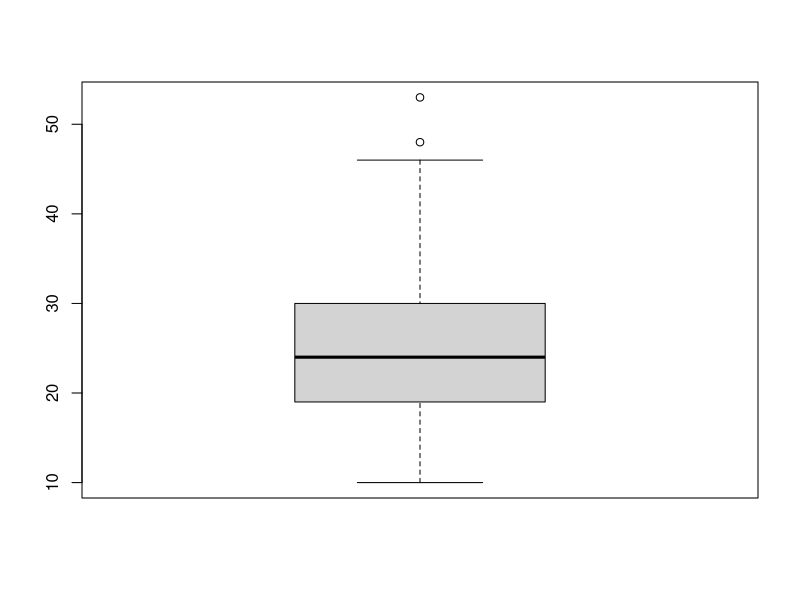
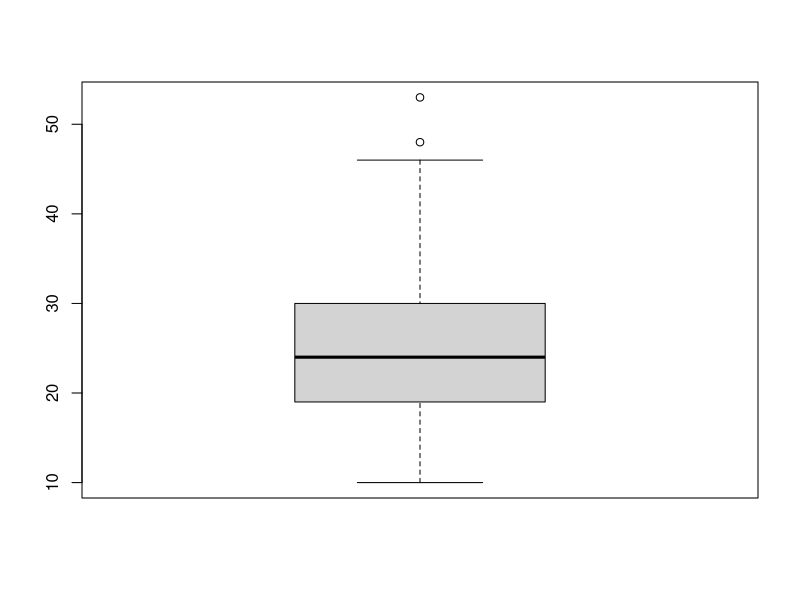
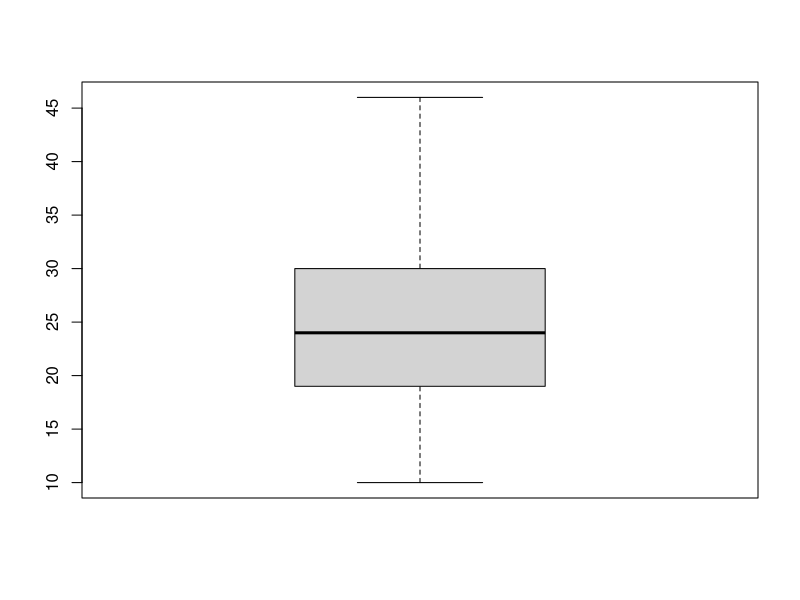

Reproduce these figures in R, in order. (Note: this script raises an error after producing the figures.)
zika_old = read.csv("linkage.csv", header = TRUE, sep = ";", fileEncoding = 'utf-8')

################################################################################
# criando data.frame com os dados do csv selecionados para utiliza??o
################################################################################

zika_new <- data.frame(
  zika_old$NU_IDADE_GESTANTE,
  zika_old$CO_RACA_COR,
  zika_old$SG_UF_RESIDENCIA,
  zika_old$CO_MUN_RESIDENCIA,
  zika_old$SEXO,
  zika_old$DTNASC,
  zika_old$DTNASC,
  zika_old$PESO,
  zika_old$NU_COMPRIMENTO,
  zika_old$NU_PERIMETRO_CEFALICO,
  zika_old$NU_DIAMETRO_CEFALICO,
  zika_old$NU_PERIMETRO_TORAXICO,
  zika_old$TP_CLASSIFICACAO_FETO_RN,
  zika_old$TP_GRAVIDEZ,
  zika_old$TP_CLASSIFICACAO_FINAL,
  zika_old$ST_PRESENCA_FEBRE,
  zika_old$ST_PRESENCA_EXANTEMA,
  zika_old$ST_PRESENCA_EXANTEMA,
  zika_old$ST_REALIZACAO_EXAME_TORSCH,
  zika_old$ST_REALIZACAO_EXAME_DCZ,
  zika_old$ST_OBITO
)

################################################################################
# renomeando as colunas do novo data.frame
################################################################################

colnames(zika_new) = c(
  "idade_mae",
  "raca_mae",
  "UF_mae",
  "mun_mae",
  "sexo_filho",
  "ano_nasc_filho",
  "mes_nasc_filho",
  "peso_filho",
  "comprimento_filho",
  "perimetro_cefalico_filho",
  "diametro_cefalico_filho",
  "perimetro_toraxico_filho",
  "classificacao_feto_gestacao",
  "tipo_gravidez_gestacao",
  "classificacao_gestacao",
  "febre_dados_clinicos",
  "exantema_dados_clinicos",
  "trimestre_exantema_dados_clinicos",
  "torsch_dados_clinicos",
  "dcz_dados_clinicos",
  "obito_dados_clinicos"
)

################################################################################
# removendo valores inv?lidos
################################################################################

zika_new[zika_new == "FORMSUS_PE_NA"] <- NA
zika_new[zika_new == 0] <- NA
zika_new[zika_new == ""] <- NA
zika_new[zika_new == "Nao Sabe"] <- NA

################################################################################
# a coluna de municipio de resid?ncia da gestante est? com o tipo "int"
# para corrigir isso, deve-se alterar o tipo dessa coluna para "factor"
################################################################################

zika_new$mun_mae <- as.factor(zika_new$mun_mae)

################################################################################
# as colunas comprimento e perimetro cefalico do filho est?o com o tipo "factor"
# para corrigir isso, deve-se substituir "," por "."
# ap?s isso, deve-se alterar o tipo dessa coluna para "numeric"
################################################################################

zika_new$comprimento_filho <- as.numeric(sub(",", ".", zika_new$comprimento_filho))
zika_new$perimetro_cefalico_filho <- as.numeric(sub(",", ".", zika_new$perimetro_cefalico_filho))
zika_new$diametro_cefalico_filho <- as.numeric(sub(",", ".", zika_new$diametro_cefalico_filho))
zika_new$perimetro_toraxico_filho <- as.numeric(sub(",", ".", zika_new$perimetro_toraxico_filho))

################################################################################
# alguns registros das colunas que representam datas apresentavam inconsist?ncia
# a inconsist?ncia era notada por alguns registros possuirem apenas 7 d?gitos
# o motivo disso era por conta do primeiro caractere ser "0"
# para corrigir isso, deve-se adicionar um "0" para os registros com 7 d?gitos
# ap?s isso, deve-se alterar o tipo dessa coluna para "date"
################################################################################

zika_new$ano_nasc_filho[which(nchar(zika_new$ano_nasc_filho) == 7)] <- paste(
  "0", 
  zika_new$ano_nasc_filho[which(nchar(zika_new$ano_nasc_filho) == 7)], 
  sep = ""
)
zika_new$ano_nasc_filho <- as.Date(zika_new$ano_nasc_filho, "%d%m%Y")

zika_new$mes_nasc_filho[which(nchar(zika_new$mes_nasc_filho) == 7)] <- paste(
  "0", 
  zika_new$mes_nasc_filho[which(nchar(zika_new$mes_nasc_filho) == 7)], 
  sep = ""
)
zika_new$mes_nasc_filho <- as.Date(zika_new$mes_nasc_filho, "%d%m%Y")

################################################################################
# pegando a parte do m?s/ano para as respectivas colunas
################################################################################

zika_new$ano_nasc_filho <- as.integer(substr(zika_new$ano_nasc_filho, 1, 4))
zika_new$mes_nasc_filho <- as.integer(substr(zika_new$mes_nasc_filho, 6, 7))

################################################################################
# para cada coluna do data.frame
#   se a coluna for um valor num?rico
#     enquanto existir outliers na coluna
#       seta NA ao valor considerado outlier
################################################################################

for(i in 1:ncol(zika_new)) {
  if(!is.factor(zika_new[,i])) {
    while(length(boxplot(zika_new[,i])$out) != 0) {
      zika_new[,i][zika_new[,i] %in% boxplot(zika_new[,i])$out] <- NA
    }
  }
}

################################################################################
# concatenando valores do campo "obito_dados_clinicos"
################################################################################

zika_new$obito_dados_clinicos[zika_new$obito_dados_clinicos == "Obito"] <- "Sim"
zika_new$obito_dados_clinicos[zika_new$obito_dados_clinicos == "Vivo"] <- "Nao"
zika_new$obito_dados_clinicos[zika_new$obito_dados_clinicos == "Ignorado"] <- NA
zika_new$obito_dados_clinicos <- droplevels(zika_new$obito_dados_clinicos)

################################################################################
# mostrar somente o texto da coluna "classificacao_gestacao"
################################################################################

zika_new$classificacao_gestacao <- substr(
  zika_new$classificacao_gestacao, 
  4, 
  nchar(as.character(zika_new$classificacao_gestacao))
)

zika_new$classificacao_gestacao <- as.factor(zika_new$classificacao_gestacao)

################################################################################
# discretizando colunas
################################################################################

zika_new$idade_mae <- 
  ordered(
    cut(
      zika_new$idade_mae, 
      c(0, 12, 18, 24, 65)
    ), 
    labels = c(
      "Crian?a", 
      "Adolescente", 
      "Jovem-Adulto", 
      "Adulto"
    )
  )

zika_new$ano_nasc_filho <- as.factor(zika_new$ano_nasc_filho)
zika_new$mes_nasc_filho <- as.factor(zika_new$mes_nasc_filho)

zika_new$peso_filho <- 
  ordered(
    cut(
      zika_new$peso_filho, 
      c(0, 2500, 3500, 5000)
    ), 
    labels = c(
      "Abaixo do Normal", 
      "Normal", 
      "Acima do Normal"
    )
  )

zika_new$comprimento_filho <- cut(
  zika_new$comprimento_filho, 
  hist(zika_new$comprimento_filho)$breaks,
  dig.lab = 10
)

zika_new$perimetro_cefalico_filho <- cut(
  zika_new$perimetro_cefalico_filho, 
  hist(zika_new$perimetro_cefalico_filho)$breaks,
  dig.lab = 10
)

zika_new$diametro_cefalico_filho <- cut(
  zika_new$diametro_cefalico_filho, 
  hist(zika_new$diametro_cefalico_filho)$breaks,
  dig.lab = 10 
)

zika_new$perimetro_toraxico_filho <- cut(
  zika_new$perimetro_toraxico_filho, 
  hist(zika_new$perimetro_toraxico_filho)$breaks,
  dig.lab = 10 
)

################################################################################
# alterando exantema_dados_clinicos
################################################################################

zika_new$exantema_dados_clinicos <- gsub("Nao.*", "Nao", zika_new$exantema_dados_clinicos)
zika_new$exantema_dados_clinicos <- gsub("Sim.*", "Sim", zika_new$exantema_dados_clinicos)
zika_new$exantema_dados_clinicos <- as.factor(zika_new$exantema_dados_clinicos)

################################################################################
# criando coluna para o trimestre de presença da exantema
################################################################################

zika_new$trimestre_exantema_dados_clinicos <- gsub(".*nao.*", NA, zika_new$trimestre_exantema_dados_clinicos)
zika_new$trimestre_exantema_dados_clinicos <- gsub(".*1.*", 1, zika_new$trimestre_exantema_dados_clinicos)
zika_new$trimestre_exantema_dados_clinicos <- gsub(".*2.*", 2, zika_new$trimestre_exantema_dados_clinicos)
zika_new$trimestre_exantema_dados_clinicos <- gsub(".*3.*", 3, zika_new$trimestre_exantema_dados_clinicos)
zika_new$trimestre_exantema_dados_clinicos <- gsub(".*3.*", 3, zika_new$trimestre_exantema_dados_clinicos)
zika_new$trimestre_exantema_dados_clinicos <- as.factor(zika_new$trimestre_exantema_dados_clinicos)

################################################################################
# removendo conte?do tempor?rio
################################################################################

zika_new <- droplevels(zika_new)
str(zika_new)